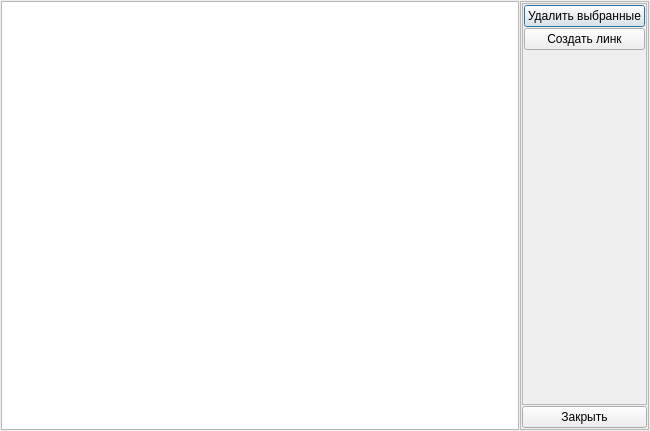
<?xml version="1.0" encoding="UTF-8"?>
<ui version="4.0">
 <class>Edit_Links_Dialog</class>
 <widget class="QDialog" name="Edit_Links_Dialog">
  <property name="geometry">
   <rect>
    <x>0</x>
    <y>0</y>
    <width>650</width>
    <height>431</height>
   </rect>
  </property>
  <property name="minimumSize">
   <size>
    <width>650</width>
    <height>431</height>
   </size>
  </property>
  <property name="maximumSize">
   <size>
    <width>650</width>
    <height>431</height>
   </size>
  </property>
  <property name="windowTitle">
   <string>Dialog</string>
  </property>
  <layout class="QHBoxLayout" name="horizontalLayout">
   <property name="spacing">
    <number>1</number>
   </property>
   <property name="leftMargin">
    <number>1</number>
   </property>
   <property name="topMargin">
    <number>1</number>
   </property>
   <property name="rightMargin">
    <number>1</number>
   </property>
   <property name="bottomMargin">
    <number>1</number>
   </property>
   <item>
    <widget class="QTableWidget" name="tableWidget_Links"/>
   </item>
   <item>
    <widget class="QFrame" name="frame">
     <property name="frameShape">
      <enum>QFrame::StyledPanel</enum>
     </property>
     <property name="frameShadow">
      <enum>QFrame::Raised</enum>
     </property>
     <layout class="QVBoxLayout" name="verticalLayout_2">
      <property name="spacing">
       <number>1</number>
      </property>
      <property name="leftMargin">
       <number>1</number>
      </property>
      <property name="topMargin">
       <number>1</number>
      </property>
      <property name="rightMargin">
       <number>1</number>
      </property>
      <property name="bottomMargin">
       <number>1</number>
      </property>
      <item>
       <widget class="QFrame" name="frame_Actions">
        <property name="frameShape">
         <enum>QFrame::StyledPanel</enum>
        </property>
        <property name="frameShadow">
         <enum>QFrame::Raised</enum>
        </property>
        <layout class="QVBoxLayout" name="verticalLayout">
         <property name="spacing">
          <number>1</number>
         </property>
         <property name="leftMargin">
          <number>1</number>
         </property>
         <property name="topMargin">
          <number>1</number>
         </property>
         <property name="rightMargin">
          <number>1</number>
         </property>
         <property name="bottomMargin">
          <number>1</number>
         </property>
         <item>
          <widget class="QPushButton" name="pushButton_RemoveSelected">
           <property name="text">
            <string>Удалить выбранные</string>
           </property>
          </widget>
         </item>
         <item>
          <widget class="QPushButton" name="pushButton_Create">
           <property name="text">
            <string>Создать линк</string>
           </property>
          </widget>
         </item>
         <item>
          <spacer name="verticalSpacer">
           <property name="orientation">
            <enum>Qt::Vertical</enum>
           </property>
           <property name="sizeHint" stdset="0">
            <size>
             <width>20</width>
             <height>40</height>
            </size>
           </property>
          </spacer>
         </item>
        </layout>
       </widget>
      </item>
      <item>
       <widget class="QPushButton" name="pushButton_Exit">
        <property name="text">
         <string>Закрыть</string>
        </property>
       </widget>
      </item>
     </layout>
    </widget>
   </item>
  </layout>
 </widget>
 <resources/>
 <connections/>
</ui>
